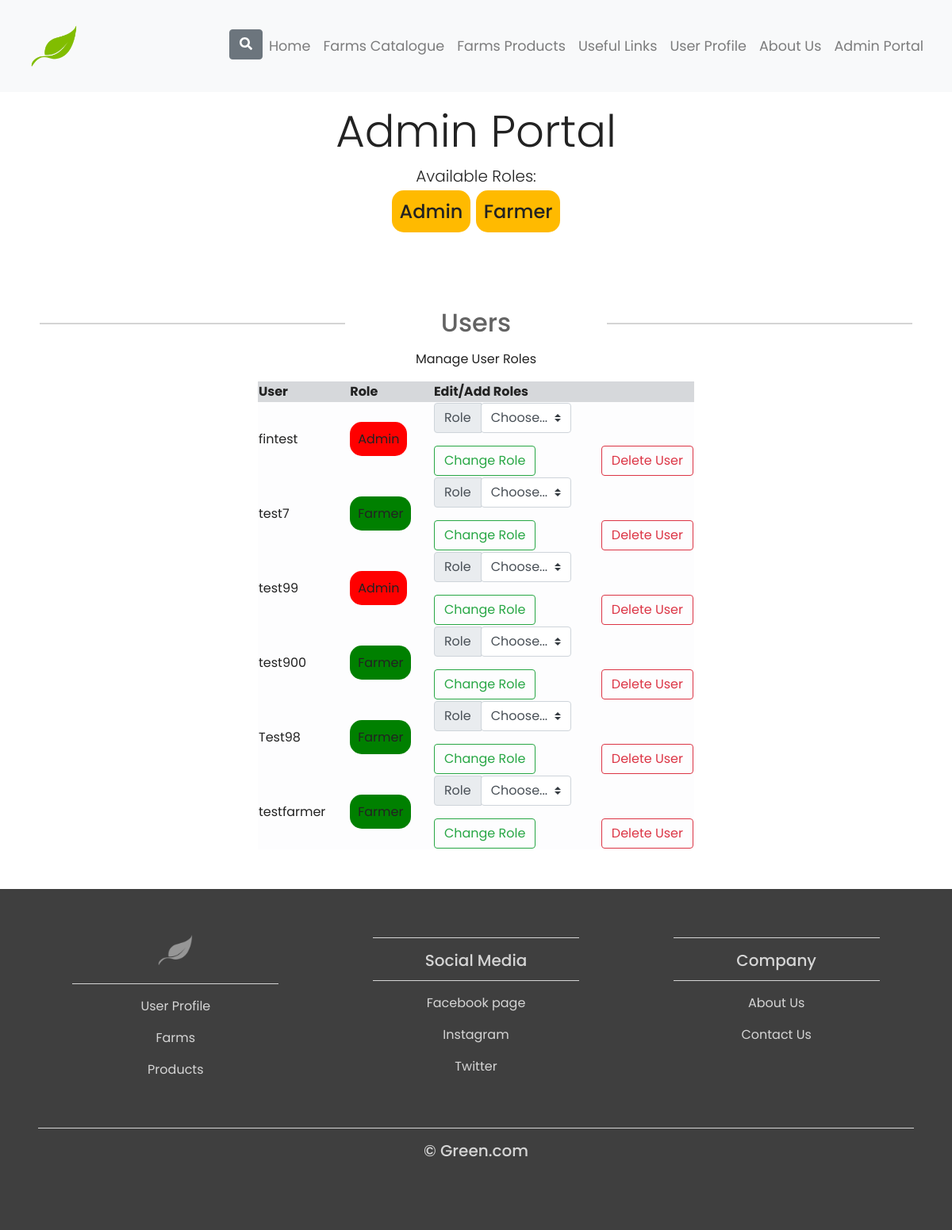
The page /ManageUser/ (signed in) on the database its author committed.
### tables this page shows
CREATE TABLE roles (
                role_id INTEGER PRIMARY KEY,
                name VARCHAR(32) UNIQUE,
                description VARCHAR(300),
                colour VARCHAR(6) DEFAULT f0ffff
            );

CREATE TABLE users (
                id INTEGER PRIMARY KEY,
                username VARCHAR(20) UNIQUE,
                first_name VARCHAR(20),
                last_name VARCHAR(20),
                email VARCHAR(20),
                password TEXT,
                access INTEGER
                
            );

### modules/ManageUser/user.py (the view)
@user.route("/")
@login_required
@requires_access_level([1])
def user_view():
    db = UserDatabase(current_app.config["USERS_DB"])
    roles = db.get_roles()
    users = db.get_users()
    users_sorted = {}
    for user in users:
        current_user= {}
        current_user["id"] = user[0]
        current_user["name"] = user[1]
        current_user["role"]= db.check_role_id(user[6])
        users_sorted[user[1]] = current_user
    return render_template("admin-portal.html", roles=roles, users=users_sorted)

### app.py (called while the page is built)
@login_manager.user_loader
def load_user(user_id):
    db = UserDatabase(app.config["USERS_DB"])
    user = db.check_user(user_id)
    if user:
        user = User(user[0])
        return user
    return None

### models.py (called while the page is built)
def requires_access_level(access_level):
    def decorator(f):
        @wraps(f)
        def decorated_function(*args, **kwargs):
            if not current_user.allowed(access_level):
                return redirect(url_for("dashboard.dashboard_view"))
            return f(*args, **kwargs)
        return decorated_function
    return decorator

    def allowed(self, access_level):
        if self.access ==access_level[0]:
            return True
        else:
            return False

### modules/Auth/user_db.py (called while the page is built)
    def check_user(self, username):
            sql = """
                SELECT username, password, id, access
                FROM users
                WHERE username = ?
            """
            self.cursor.execute(sql, (username, ))
            return self.cursor.fetchone()

    def get_users(self):
            sql = """
                SELECT * FROM users
            """
            self.cursor.execute(sql, )
            return self.cursor.fetchall()

    def check_role_id(self, role_id):
            sql = """
                SELECT *
                FROM roles
                WHERE role_id = ?
            """
            self.cursor.execute(sql, (role_id, ))
            selected_role=self.cursor.fetchone()
            if not selected_role:
                selected_role=(0,"no role","", "808080")
            return selected_role

    def get_roles(self):
            sql = """
                SELECT *
                FROM roles
            """
            self.cursor.execute(sql, )
            return self.cursor.fetchall()

    def __del__(self):
            self.__connection.close()

### templates/admin-portal.html (shortened to what this page needs)
<!DOCTYPE html>
<html lang="en">
<head>
	<link rel="stylesheet" href="https://maxcdn.bootstrapcdn.com/bootstrap/4.0.0/css/bootstrap.min.css">
	<link rel="stylesheet" href="{{ url_for('static', filename='style.css') }}">
</head>
<nav class="navbar navbar-expand-md navbar-light bg-light sticky-top">
<div class="container-fluid">
	<a class="navbar-brand" href="{{ url_for('index') }}"><img src="{{url_for('static', filename='logo3.png')}}"></a>
	<div class="collapse navbar-collapse" id="navbarResponsive">
		<ul class="navbar-nav ml-auto">
			<li class="nav-item">
				<div class="dropdown show">
					<a class="btn btn-secondary" href="#" role="button" id="dropdownMenuLink" data-toggle="dropdown" aria-haspopup="true" aria-expanded="false">
						<i class="fas fa-search"></i>
					</a>
				  </div>
			</li>
		<ul class="navbar-nav ml-auto">
			{% for item in nav %} {% if current_user.allowed(item.access_roles) %}
			<li class="nav-item">
				<a class="nav-link" href="{{item.href}}">{{item.name}}</a>
			</li>
			{% endif %} {% endfor %}
		</ul>
	</div>
</div>
</nav>
<div class="team container-fluid padding">
	<div class="row text-center">
		<div class="col-12">
			<h1 class="display-4">Admin Portal</h1>
            <p class="lead">Available Roles:</p>
            <h4 class=>{% for role in roles %}<span class="role-admin">{{ role[1]}}</span>  {% endfor %}</h4>
		</div>
</div>
</div>
<div class="tables">
	<h2>Users</h2>
	<p class="hint-text text-center">Manage User Roles</p>
	<table class="table-secondary col-6 offset-3">
		<thead>
		  <tr>
			<th>User</th>
			<th>Role</th>
			<th>Edit/Add Roles</th>
		  </tr>
		</thead>
		<tbody>
			{% for user in users.keys() %}
		  <tr class="table-light">
			<td>{{ users[user].name }}</td>
			<td><span class="role-farm" style="border-radius: 15px;
				background: #{{users[user].role[3]}};
				padding: 10px;">{{ users[user].role[1] }}</span></span></td>
			<td><div class="input-group mb-3">
                <div class="input-group-prepend">
                  <label class="input-group-text" for="inputGroupSelect01">Role</label>
                </div>
			<form method="POST" action="/dashboard/">
                <select class="custom-select" name="roles" id="roles-select">
                  <option selected>Choose...</option>
                </select>
              </div>
                <button formaction="/ManageUser/{{ users[user].name }}/remove" onclick="return confirm('Are you sure you want to delete this user?');" class="btn btn-outline-danger">Delete User</button>
				<button formaction="/ManageUser/role/{{ users[user].name }}/add" class="btn btn-outline-success float-left"> Change Role</button>
            </td>
			{% endfor %}
		</tr>
		</tbody>
	  </table>
</div>
<footer>
	<div class="container-fluid padding">
	<div class="row text-center">
		<div class="col-md-4">
			<img src="{{url_for('static', filename='grey.png')}}" width="60" height="58">
			<hr class="light">
			<a href="{{ url_for('farmer.farmer_view') }}"><p>User Profile</p></a>
			<a href="{{ url_for('farms.all_farms_view')}}"><p>Farms</p></a>
			<a href="{{ url_for('products.all_products_view')}}"><P>Products</P></a>
		</div>
		<div class="col-md-4">
			<hr class="light">
			<h5>Social Media</h5>
			<hr class="light">
			<p>Facebook page</p>
			<p>Instagram</p>
			<p>Twitter</p>
		</div>
		<div class="col-md-4">
			<hr class="light">
			<h5>Company</h5>
			<hr class="light">
			<a href= "{{ url_for('aboutus') }}"><p>About Us</p></a>
			<p>Contact Us</p>
		</div>
		<div class="col-12">
			<hr class="light-100">
			<h5>&copy; Green.com</h5>
		</div>
	</div>
	</div>
	</footer>
    </body>
    </html>

### static/style.css (style rules this page uses)
html, body { height: 100%; width: 100%; font-family: 'Poppins', sans-serif; color: #222; }
.navbar { padding: 0.8rem; }
.nav-link { font-size: 1.1em !important; }
.padding { padding-bottom: 2rem ; }
footer { background-color: #3f3f3f; color: #d5d5d5; padding: 2rem; }
hr.light { border-top: 1px solid #d5d5d5; width: 75%; margin-top: 0.8rem; margin-bottom: 1rem; }
footer a { color: #d5d5d5; }
hr.light-100 { border-top: 1px solid #d5d5d5; width: 100%; margin-top: 0.8rem; margin-bottom: 1rem; }
.tables { margin: 50px; }
.tables h2 { color: #636363; margin: 0 0 15px; position: relative; text-align: center; }
.tables h2:before, .tables h2:after { content: ""; height: 2px; width: 35%; background: #d4d4d4; position: absolute; top: 50%; z-index: 2; }
.tables h2:before { left: 0; }
.tables h2:after { right: 0; }
.tables button { float:right; }
.role-farm { border-radius: 15px; background: #abdd77; padding: 10px; }
.role-admin { border-radius: 15px; background: #ffba00; padding: 10px; }
[class*="col-"] { padding: 1rem; }
.navbar-brand img { width: 5rem; height: 5rem; }

### rows shown on the page
roles: name "Admin"
roles: name "Farmer"
users: username "fintest", username.name "Admin"
users: username "test7", username.name "Farmer"
users: username "test99", username.name "Admin"
users: username "test900", username.name "Farmer"
users: username "Test98", username.name "Farmer"
users: username "testfarmer", username.name "Farmer"

### other values the page prints
{{ item.name }} "Home" "Farms Catalogue" "Farms Products" "Useful Links" "User Profile" "About Us" "Admin Portal"
